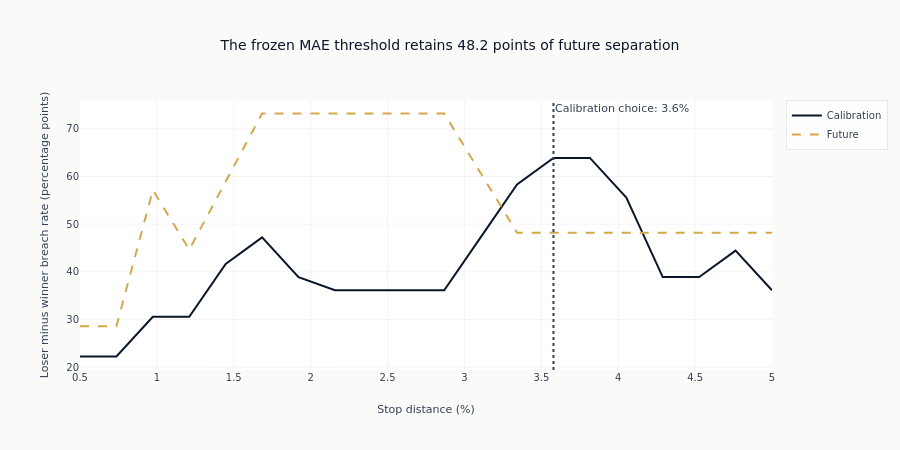

The code cell stored with this chart in its notebook:
### Markdown cell above
**Interpretation**: The calibration row chooses the distance with the largest
descriptive winner/loser separation; the future row shows whether that frozen
distinction persists. Neither row measures the PnL effect of executing a stop.

### Code cell
fig = go.Figure()
_ = fig.add_trace(
    go.Scatter(
        x=calibration_stop_curve["stop_distance_pct"],
        y=calibration_stop_curve["separation_score_pct"],
        name="Calibration",
        line={"color": COLORS["blue"], "width": 2},
    )
)
_ = fig.add_trace(
    go.Scatter(
        x=future_stop_curve["stop_distance_pct"],
        y=future_stop_curve["separation_score_pct"],
        name="Future",
        line={"color": COLORS["amber"], "width": 2, "dash": "dash"},
    )
)
future_selected_score = threshold_summary.filter(pl.col("split") == "future")[
    "separation_score_pct"
][0]
fig.add_vline(
    x=selected_stop_distance,
    line_dash="dot",
    line_color=COLORS["neutral"],
    annotation_text=f"Calibration choice: {selected_stop_distance:.1f}%",
)
fig.update_layout(
    title=f"The frozen MAE threshold retains {future_selected_score:.1f} points of future separation",
    xaxis_title="Stop distance (%)",
    yaxis_title="Loser minus winner breach rate (percentage points)",
    height=450,
)
fig.show()

### Figure 1 — Plotly figure (JSON) as saved in the notebook; plotly's stock layout.template omitted (floating-point values rounded to 4 significant figures)
{"data": [{"line": {"color": "#0a1628", "width": 2}, "name": "Calibration", "type": "scatter", "x": [0.5, 0.7368, 0.9737, 1.211, 1.447, 1.684, 1.921, 2.158, 2.395, 2.632, 2.868, 3.105, 3.342, 3.579, 3.816, 4.053, 4.289, 4.526, 4.763, 5.0], "y": [22.22, 22.22, 30.56, 30.56, 41.67, 47.22, 38.89, 36.11, 36.11, 36.11, 36.11, 47.22, 58.33, 63.89, 63.89, 55.56, 38.89, 38.89, 44.44, 36.11]}, {"line": {"color": "#D4A84B", "dash": "dash", "width": 2}, "name": "Future", "type": "scatter", "x": [0.5, 0.7368, 0.9737, 1.211, 1.447, 1.684, 1.921, 2.158, 2.395, 2.632, 2.868, 3.105, 3.342, 3.579, 3.816, 4.053, 4.289, 4.526, 4.763, 5.0], "y": [28.57, 28.57, 57.14, 44.64, 58.93, 73.21, 73.21, 73.21, 73.21, 73.21, 73.21, 60.71, 48.21, 48.21, 48.21, 48.21, 48.21, 48.21, 48.21, 48.21]}], "layout": {"annotations": [{"showarrow": false, "text": "Calibration choice: 3.6%", "x": 3.579, "xanchor": "left", "xref": "x", "y": 1, "yanchor": "top", "yref": "y domain"}], "height": 450, "shapes": [{"line": {"color": "#334155", "dash": "dot"}, "type": "line", "x0": 3.579, "x1": 3.579, "xref": "x", "y0": 0, "y1": 1, "yref": "y domain"}], "title": {"text": "The frozen MAE threshold retains 48.2 points of future separation"}, "xaxis": {"title": {"text": "Stop distance (%)"}}, "yaxis": {"title": {"text": "Loser minus winner breach rate (percentage points)"}}}}
